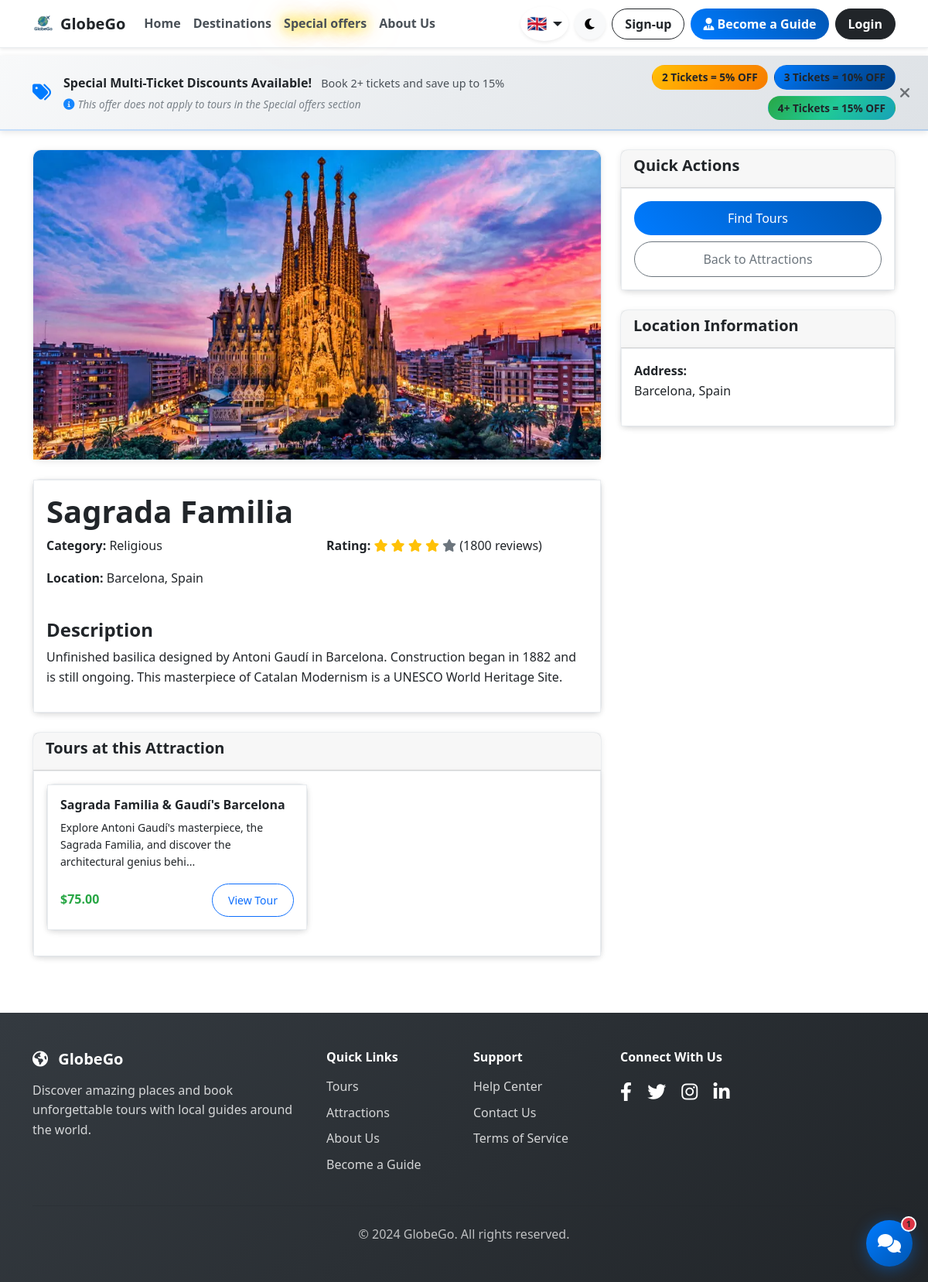
/attraction-details.php?id=5, run on the app's committed database.
### tables this page shows
CREATE TABLE attractions (
    id INT AUTO_INCREMENT PRIMARY KEY,
    name VARCHAR(255) NOT NULL,
    description TEXT NOT NULL,
    location VARCHAR(255) NOT NULL,
    latitude DECIMAL(10, 8),
    longitude DECIMAL(11, 8),
    category VARCHAR(100),
    image_url VARCHAR(255),
    rating DECIMAL(3,2) DEFAULT 0.00,
    total_reviews INT DEFAULT 0,
    created_at TIMESTAMP DEFAULT CURRENT_TIMESTAMP,
    updated_at TIMESTAMP DEFAULT CURRENT_TIMESTAMP ON UPDATE CURRENT_TIMESTAMP,
    INDEX idx_location (location),
    INDEX idx_category (category)
);

CREATE TABLE tours (
    id INT AUTO_INCREMENT PRIMARY KEY,
    guide_id INT NOT NULL,
    attraction_id INT,
    title VARCHAR(255) NOT NULL,
    description TEXT NOT NULL,
    price DECIMAL(10,2) NOT NULL,
    duration_hours INT NOT NULL,
    max_participants INT NOT NULL,
    meeting_point VARCHAR(255) NOT NULL,
    category VARCHAR(100),
    image_url VARCHAR(255),
    status ENUM('active', 'inactive', 'cancelled') DEFAULT 'active',
    created_at TIMESTAMP DEFAULT CURRENT_TIMESTAMP,
    updated_at TIMESTAMP DEFAULT CURRENT_TIMESTAMP ON UPDATE CURRENT_TIMESTAMP,
    FOREIGN KEY (guide_id) REFERENCES users(id) ON DELETE CASCADE,
    FOREIGN KEY (attraction_id) REFERENCES attractions(id) ON DELETE SET NULL,
    INDEX idx_guide_id (guide_id),
    INDEX idx_attraction_id (attraction_id),
    INDEX idx_status (status),
    INDEX idx_category (category)
);

### controllers/BaseController.php (called while the page is built, shortened)
<?php
require_once __DIR__ . '/../config/config.php';
class BaseController
{
    public function __construct(PDO $db)
    {
        $this->db = $db;
    }
    protected function render(string $view, array $data = [], ?string $pageTitle = null): void
    {
        include __DIR__ . '/../includes/header.php';
        include __DIR__ . '/../views/' . $view . '.php';
        include __DIR__ . '/../includes/footer.php';
    }
}

### controllers/AttractionController.php (called while the page is built, shortened)
<?php
require_once __DIR__ . '/BaseController.php';
require_once __DIR__ . '/../classes/Attraction.php';
require_once __DIR__ . '/../classes/Tour.php';
class AttractionController extends BaseController
{
    public function showDetails(): void
    {
        $attraction_id = isset($_GET['id']) ? (int) $_GET['id'] : 0;
        $attraction = new Attraction($this->db);
        $attraction_details = $attraction->getAttractionById($attraction_id);
        $tour = new Tour($this->db);
        $attraction_tours = $tour->getToursByAttraction($attraction_id);
        $this->render('attractions/details', [
            'attraction_id' => $attraction_id,
            'attraction_details' => $attraction_details,
            'attraction_tours' => $attraction_tours,
        ], $attraction_details['name']);
    }
}

### attraction-details.php (called while the page is built)
<?php
require_once __DIR__ . '/config/config.php';
require_once __DIR__ . '/controllers/AttractionController.php';
$database = new Database();
$db = $database->getConnection();
$controller = new AttractionController($db);
$controller->showDetails();

### classes/Attraction.php (called while the page is built, shortened)
<?php
require_once __DIR__ . '/../config/config.php';
class Attraction {
    private $conn;
    private $table_name = "attractions";
    public function __construct($db) {
        $this->conn = $db;
    }
    public function getAttractionById($id) {
        $query = "SELECT * FROM " . $this->table_name . " WHERE id = :id";
        $stmt = $this->conn->prepare($query);
        $stmt->bindParam(":id", $id);
        $stmt->execute();
        if ($stmt->rowCount() > 0) {
            return $stmt->fetch(PDO::FETCH_ASSOC);
        }
        return false;
    }
}
?>

### classes/Tour.php (called while the page is built, shortened)
<?php
require_once __DIR__ . '/../config/config.php';
class Tour {
    private $conn;
    private $table_name = "tours";
    public function __construct($db) {
        $this->conn = $db;
    }
    public function getToursByAttraction($attraction_id) {
        $query = "SELECT t.*, u.first_name, u.last_name, u.profile_image, a.name as attraction_name, a.location
                  FROM " . $this->table_name . " t
                  LEFT JOIN users u ON t.guide_id = u.id
                  LEFT JOIN attractions a ON t.attraction_id = a.id
                  WHERE t.attraction_id = :attraction_id AND t.status = 'active'
                  ORDER BY t.created_at DESC";
        $stmt = $this->conn->prepare($query);
        $stmt->bindParam(":attraction_id", $attraction_id);
        $stmt->execute();
        return $stmt->fetchAll(PDO::FETCH_ASSOC);
    }
}
?>

### config/config.php (called while the page is built, shortened)
<?php
function formatPrice($price) {
    return '$' . number_format($price, 2);
}
?>

### views/attractions/details.php (the view, shortened to what this page needs)
<div class="container mt-4">
    <div class="row">
        <div class="col-lg-8">
            <div class="card mb-4">
                <img src="<?php echo $attraction_details['image_url'] ?: 'assets/images/default-attraction.jpg'; ?>"
                     class="card-img-top" alt="<?php echo $attraction_details['name']; ?>" style="height: 400px; object-fit: cover;">
            </div>
            <div class="card mb-4">
                <div class="card-body">
                    <h1 class="card-title"><?php echo $attraction_details['name']; ?></h1>
                    <div class="row mb-4">
                        <div class="col-md-6">
                            <p><strong>Category:</strong> <?php echo $attraction_details['category']; ?></p>
                            <p><strong>Location:</strong> <?php echo $attraction_details['location']; ?></p>
                        </div>
                        <div class="col-md-6">
                            <?php if ($attraction_details['rating'] > 0): ?>
                                <p><strong>Rating:</strong>
                                    <?php for ($i = 1; $i <= 5; $i++): ?>
                                        <i class="fas fa-star <?php echo $i <= $attraction_details['rating'] ? 'text-warning' : 'text-muted'; ?>"></i>
                                    <?php endfor; ?>
                                    (<?php echo $attraction_details['total_reviews']; ?> reviews)
                                </p>
                            <?php endif; ?>
                        </div>
                    </div>
                    <h4>Description</h4>
                    <p><?php echo nl2br($attraction_details['description']); ?></p>
                </div>
            </div>
            <div class="card mb-4">
                <div class="card-header">
                    <h5>Tours at this Attraction</h5>
                </div>
                <div class="card-body">
                    <?php if (empty($attraction_tours)): ?>
                        <p class="text-muted">No tours available for this attraction at the moment.</p>
                        <p class="small">Check back later or <a href="guide/create-tour.php">become a guide</a> to create a tour for this attraction!</p>
                    <?php else: ?>
                        <div class="row">
                            <?php foreach ($attraction_tours as $tour_item): ?>
                            <div class="col-md-6 mb-3">
                                <div class="card">
                                    <div class="card-body">
                                        <h6 class="card-title"><?php echo $tour_item['title']; ?></h6>
                                        <p class="card-text small"><?php echo substr($tour_item['description'], 0, 100) . '...'; ?></p>
                                        <div class="d-flex justify-content-between align-items-center">
                                            <span class="text-price fw-bold"><?php echo formatPrice($tour_item['price']); ?></span>
                                            <a href="tour-details.php?id=<?php echo $tour_item['id']; ?>" class="btn btn-outline-primary btn-sm">View Tour</a>
                                        </div>
                                    </div>
                                </div>
                            </div>
                            <?php endforeach; ?>
                        </div>
                    <?php endif; ?>
                </div>
            </div>
        </div>
        <div class="col-lg-4">
            <div class="card mb-4">
                <div class="card-header">
                    <h5>Quick Actions</h5>
                </div>
                <div class="card-body">
                    <div class="d-grid gap-2">
                        <a href="tours.php?attraction=<?php echo $attraction_id; ?>" class="btn btn-primary">Find Tours</a>
                        <a href="attractions.php" class="btn btn-outline-secondary">Back to Attractions</a>
                    </div>
                </div>
            </div>
            <div class="card">
                <div class="card-header">
                    <h5>Location Information</h5>
                </div>
                <div class="card-body">
                    <p><strong>Address:</strong><br><?php echo $attraction_details['location']; ?></p>
                </div>
            </div>
        </div>
    </div>
</div>

### assets/css/style.css (style rules this page uses)
:root { --primary-color: #007bff; --secondary-color: #6c757d; --success-color: #28a745; --danger-color: #dc3545; --warning-color: #ffc107; --info-color: #17a2b8; --light-color: #f8f9fa; --dark-color: #343a40; --text-color: #212529; --muted-text-color: #6c757d; }
body { font-family: 'Segoe UI', Tahoma, Geneva, Verdana, sans-serif; line-height: 1.6; color: var(--text-color); background-color: #ffffff; padding-top: 72px; user-select: none; -webkit-user-select: none; -moz-user-select: none; -ms-user-select: none; }
body:not(.dark) { background-color: #ffffff; color: #212529; }
body:not(.dark) h1, body:not(.dark) h2, body:not(.dark) h3, body:not(.dark) h4, body:not(.dark) h5, body:not(.dark) h6 { color: #212529; font-weight: 600; }
body:not(.dark) p, body:not(.dark) span, body:not(.dark) div, body:not(.dark) label { color: #212529; }
.card { border: none; border-radius: 10px; transition: transform 0.3s ease, box-shadow 0.3s ease; }
.card-img-top { border-radius: 10px 10px 0 0; }
.btn { border-radius: 25px; padding: 10px 20px; font-weight: 500; transition: all 0.3s ease; }
.btn-primary { background: linear-gradient(45deg, #007bff, #0056b3); border: none; }
body:not(.dark) .card, body:not(.dark) .card-body { background-color: #ffffff; color: #212529; border: 1px solid #e9ecef; box-shadow: 0 2px 8px rgba(0, 0, 0, 0.08); }
body:not(.dark) .text-muted { color: #6c757d !important; }
.text-price, .price-text, .card .text-price, .card-body .text-price, body.dark .text-price, body.dark .card .text-price, body.dark .card-body .text-price, span.text-price { color: #28a745 !important; font-weight: 600; }
.fade-in { animation: fadeIn 0.5s ease-in; }

### data on the page
attractions: image_url (picture), name "Sagrada Familia", category "Religious", location "Barcelona, Spain", total_reviews "1800", description "Unfinished basilica designed by Antoni Gaudí in Barcelona. Construction began in 1882 and is still ongoing. This masterpiece of Catalan Modernism is a UNESCO World Heritage Site."
tours: title "Sagrada Familia & Gaudí's Barcelona", description "Explore Antoni Gaudí's masterpiece, the Sagrada Familia, and discover the architectural genius behi", price "$75.00"

### other printed values
$item['text'] "Home"
$item['text'] "Destinations"
$item['text'] "Special offers"
$item['text'] "About Us"
Language::getLanguageFlag() "🇬🇧"
Language::t('nav.sign_up') "Sign-up"
Language::t('nav.become_guide') "Become a Guide"
Language::t('nav.login') "Login"
Language::t('home.discount_banner_title') "Special Multi-Ticket Discounts Available!"
Language::t('home.discount_banner_text') "Book 2+ tickets and save up to 15%"
Language::t('home.discount_banner_disclaimer') "This offer does not apply to tours in the Special offers section"
Language::t('home.tickets_2') "2 Tickets"
Language::t('home.tickets_3') "3 Tickets"
Language::t('home.tickets_4') "4+ Tickets"
Language::t('footer.description') "Discover amazing places and book unforgettable tours with local guides around the world."
